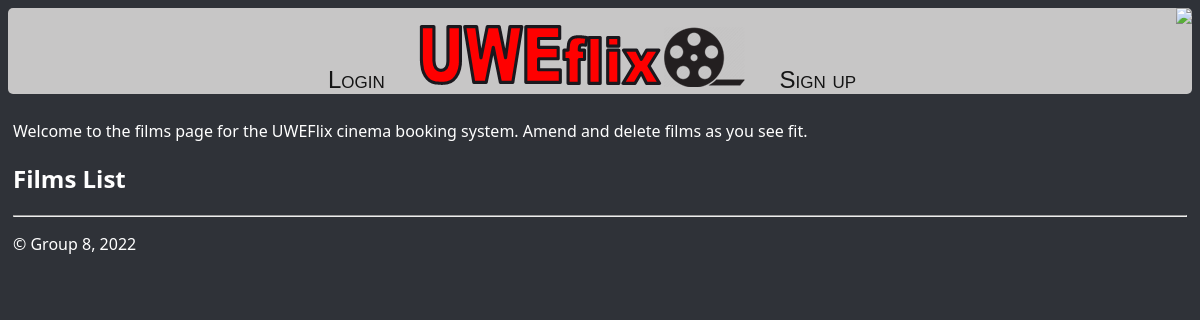
The app's page /allFilms/, older data.
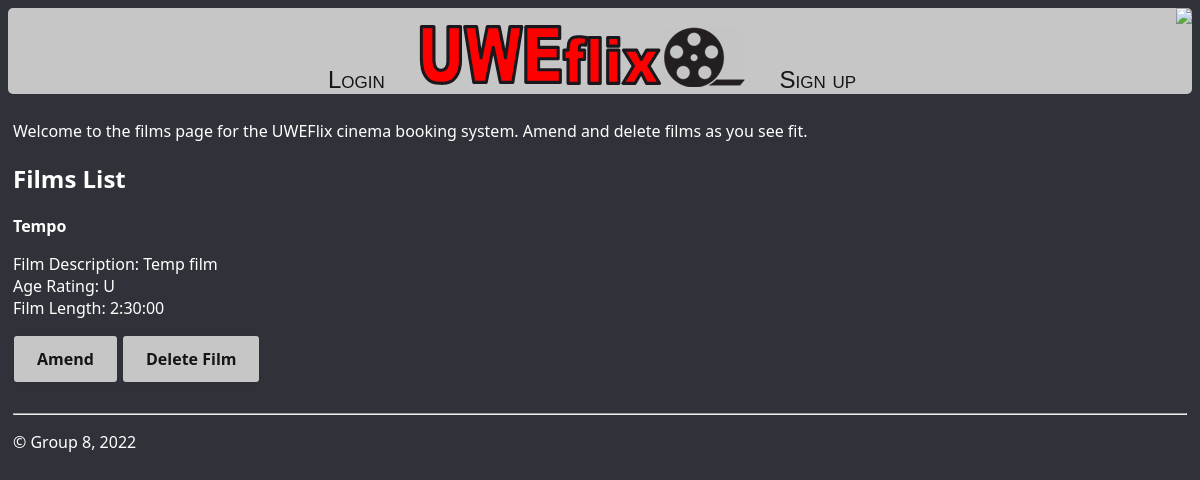
The same page, newer data.
### uweflix/models.py (models this page shows)
class Film(models.Model):
    id = models.UUIDField(primary_key=True, default=uuid.uuid4, editable=False, unique=True)
    title = models.CharField(max_length=50)
    description = models.CharField(max_length=250)
    age_rating =  models.CharField(max_length=3, choices=Age_rating_UK)
    duration = models.DurationField(max_length=8)

### uweflix/views.py (the view)
# urls.py: path("allFilms/", views.getAllFilms, name="addFilm"),
def getAllFilms(request):
    filmList = Film.objects.all()
    return render (request, 'uweflix/allFilms.html', {'filmList': filmList})

### uweflix/templates/uweflix/allFilms.html (shortened to what this page needs)
{% extends "uweflix/layout.html" %}
{% block content %}
    <p>Welcome to the films page for the UWEFlix cinema booking system. Amend and delete films as you see fit.</p>
    <h2>Films List</h2>
{% for film in filmList %}
    <div class="card">
        <div class="card-header">
            <strong>{{ film.title }}</strong>
        </div>
        <div class="card-body">
        <p class="card-text">
            Film Description:  {{ film.description }}
            <br>
            Age Rating:  {{ film.age_rating }}
            <br>
            Film Length:  {{ film.duration }}
            <br>
        </p>
        </div>
        <div class="card-footer text-muted">
            <a class="amendButtons" href="{% url 'amendFilm' film.id %}">Amend</a>
            <a class="deleteButtons" href="{% url 'deleteFilm' film.id %}">Delete Film</a>
        </div>
    </div>
    <br>
    {% endfor %}
{% endblock %}

### uweflix/templates/uweflix/layout.html (shortened to what this page needs)
{% load static %}
<!DOCTYPE html>
<html>
    <head>
        {% load static %}
        <link rel="stylesheet" type="text/css" href="{% static 'uweflix/site.css' %}"/>
    </head>
    <body class ="body">
    <div class="navbar">
        <a href="{% url 'login' %}" class="navbar-item">Login</a>
        <a href="{% url 'home' %}" class="navbar-logo"><img class="imageBanner" src="{% static 'uweflix/UWEFLIX_Logo.png' %}" alt="image" /></a>
        <a href="{% url 'signup' %}" class="navbar-item">Sign up</a>
        <a href="{% url 'studentAccount' %}" class="account-icon"></ahref><img src="https://img.icons8.com/fluency-systems-regular/48/000000/guest-male.png"/></a>
    </div>
    <div class="footer-content">
        {% block content %}
        {% endblock %}
        <hr/>
        <footer>
            <p>© Group 8, 2022</p>
        </footer>
    </div>
    </body>
</html>

### uweflix/static/uweflix/site.css (style rules this page uses)
.navbar { background-color: #c7c6c6; font-size: 1em; font-family: 'Trebuchet MS', 'Lucida Sans Unicode', 'Lucida Grande', 'Lucida Sans', Arial, sans-serif; color: #151515; text-align: center; border-radius: 5px; }
.navbar a { text-decoration: none; color: inherit; }
.navbar-item { font-variant: small-caps; margin-left: 30px; margin-right: 30px; font-size: 1.5em; color: red }
.navbar-logo { display: inline-block; padding-top: 1em; }
.body { background-color: #2F3238; color: white; }
.footer-content { font-family:'Segoe UI', Tahoma, Geneva, Verdana, sans-serif; padding: 10px 5px 10px 5px; }
.account-icon { align-self: center; float: right; }
.amendButtons, .deleteButtons, .cinemaAdminButtons { align-items: center; background-clip: padding-box; border: 1px solid transparent; border-radius: .25rem; box-shadow: rgba(0, 0, 0, 0.02) 0 1px 3px 0; box-sizing: border-box; color: #151515; cursor: pointer; display: inline-flex; font-family: system-ui,-apple-system,system-ui,"Helvetica Neue",Helvetica,Arial,sans-serif; font-size: 16px; font-weight: 600; justify-content: center; line-height: 1.25; margin: 0; min-height: 3rem; padding: calc(.875rem - 1px) calc(1.5rem - 1px); position: relative; text-decoration: none; transition: all 250ms; user-select: none; -webkit-user-select: none; touch-action: manipulation; vertical-align: baseline; width: auto; }
.amendButtons, .deleteButtons, .cinemaAdminButtons { background-color: #c7c6c6; }

Row changes from the older to the newer data that the page shows:
added Film: title "Tempo", description "Temp film", age_rating "U", duration "2:30:00"
